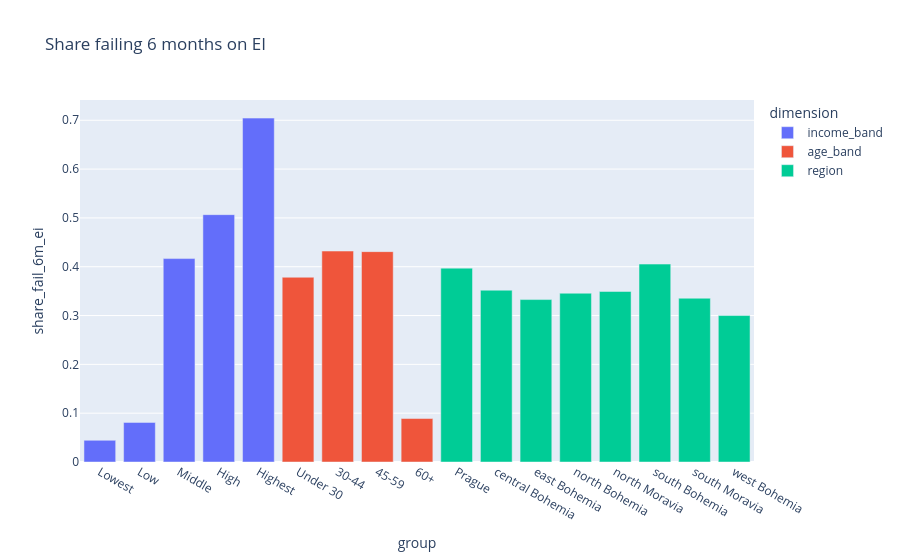

The notebook cell this image was saved under:
### Markdown cell above
## 4. Who is most fragile?

Share of customers who can't last 6 months on EI, by group.

### Code cell
fg = discovery.fragile_groups()
px.bar(fg, x='group', y='share_fail_6m_ei', color='dimension', title='Share failing 6 months on EI').show()
fg

### Figure 1 — Plotly figure (JSON) as saved in the notebook; plotly's stock layout.template omitted (floating-point values rounded to 4 significant figures)
{"data": [{"hovertemplate": "dimension=income_band<br>group=%{x}<br>share_fail_6m_ei=%{y}<extra></extra>", "legendgroup": "income_band", "marker": {"color": "#636efa", "pattern": {"shape": ""}}, "name": "income_band", "orientation": "v", "showlegend": true, "textposition": "auto", "type": "bar", "x": ["Lowest", "Low", "Middle", "High", "Highest"], "xaxis": "x", "y": [0.04444, 0.08111, 0.4167, 0.5067, 0.7044], "yaxis": "y"}, {"hovertemplate": "dimension=age_band<br>group=%{x}<br>share_fail_6m_ei=%{y}<extra></extra>", "legendgroup": "age_band", "marker": {"color": "#EF553B", "pattern": {"shape": ""}}, "name": "age_band", "orientation": "v", "showlegend": true, "textposition": "auto", "type": "bar", "x": ["Under 30", "30-44", "45-59", "60+"], "xaxis": "x", "y": [0.3784, 0.4321, 0.4309, 0.08906], "yaxis": "y"}, {"hovertemplate": "dimension=region<br>group=%{x}<br>share_fail_6m_ei=%{y}<extra></extra>", "legendgroup": "region", "marker": {"color": "#00cc96", "pattern": {"shape": ""}}, "name": "region", "orientation": "v", "showlegend": true, "textposition": "auto", "type": "bar", "x": ["Prague", "central Bohemia", "east Bohemia", "north Bohemia", "north Moravia", "south Bohemia", "south Moravia", "west Bohemia"], "xaxis": "x", "y": [0.3971, 0.3519, 0.3327, 0.3457, 0.3493, 0.4054, 0.3355, 0.3], "yaxis": "y"}], "layout": {"barmode": "relative", "legend": {"title": {"text": "dimension"}, "tracegroupgap": 0}, "title": {"text": "Share failing 6 months on EI"}, "xaxis": {"anchor": "y", "domain": [0.0, 1.0], "title": {"text": "group"}}, "yaxis": {"anchor": "x", "domain": [0.0, 1.0], "title": {"text": "share_fail_6m_ei"}}}}
